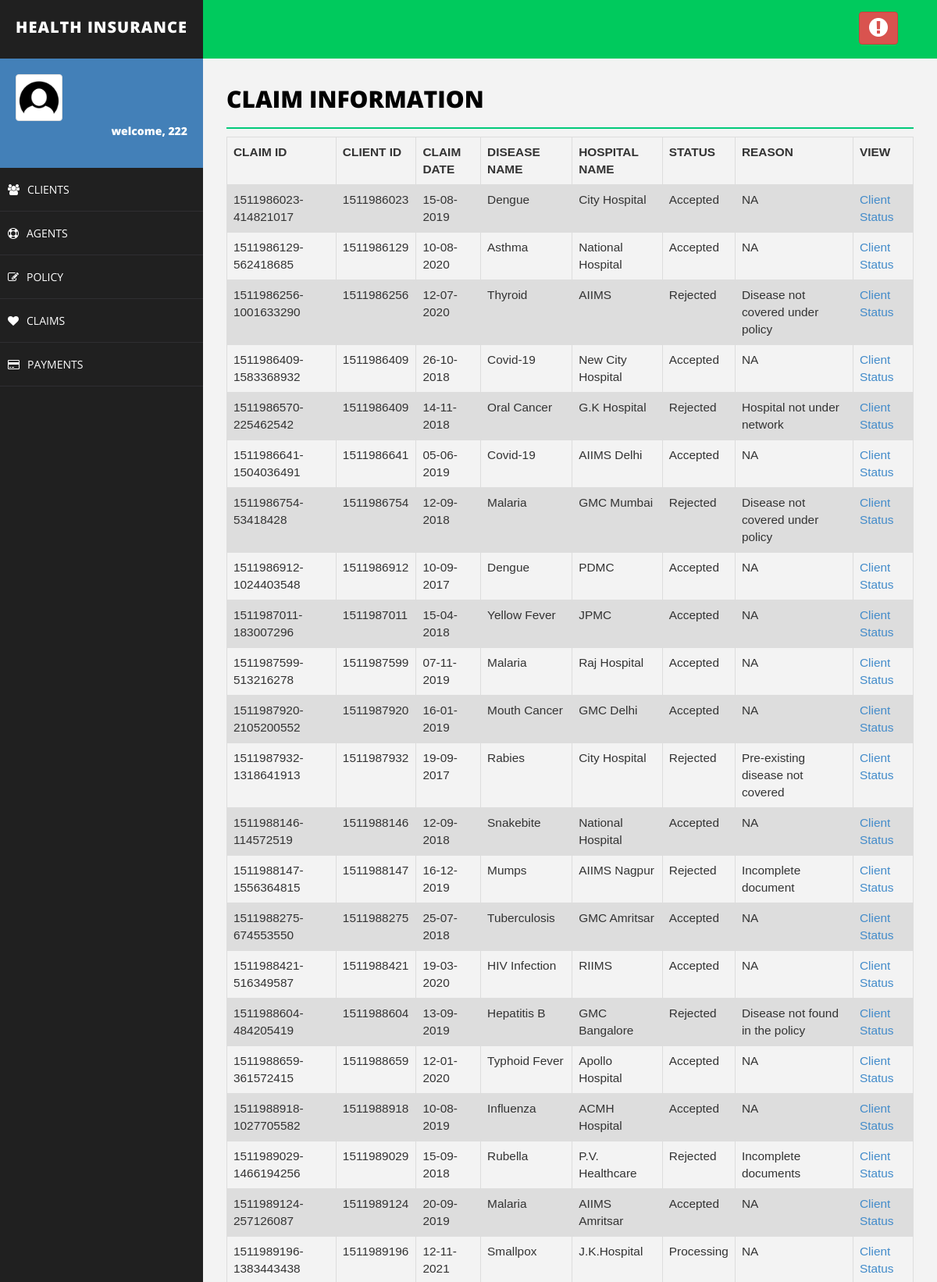
Page /lims/claim.php (signed in, upper part) on the committed database.
### tables this page shows
CREATE TABLE `claims` (
  `claim_id` varchar(200) NOT NULL,
  `claim_date` varchar(50) NOT NULL,
  `client_id` varchar(100) NOT NULL,
  `disease_name` varchar(200) NOT NULL,
  `hospital_name` varchar(200) NOT NULL,
  `status` varchar(20) NOT NULL,
  `reason` varchar(200) NOT NULL
);

### lims/claim.php (the view, shortened to what this page needs)
<!DOCTYPE html>
<html>
<head>
    <link href="assets/css/bootstrap.css" rel="stylesheet" />
    <link href="assets/css/font-awesome.css" rel="stylesheet" />
    <link href="assets/css/basic.css" rel="stylesheet" />
    <link href="assets/css/custom.css" rel="stylesheet" />
</head>
<body>
<?php include 'header.php';
?>
        <div id="page-wrapper">
                <div class="row">
                    <div class="col-md-12">
                        <h1 class="page-head-line">Claim Information
						</h1>
                    </div>
                </div>
<?php
include'connection.php';
	$sql = "SELECT * FROM claims";
	$result = $conn->query($sql);
	echo "<table class=\"table\">\n";
    echo "  <tr>\n";
	echo "    <th>CLAIM ID</th>\n";
    echo "    <th>CLIENT ID</th>\n";
	echo "    <th>CLAIM DATE</th>\n";
    echo "    <th>DISEASE NAME</th>\n";
	echo "    <th>HOSPITAL NAME</th>\n";;
    echo "    <th>STATUS</th>\n";
    echo "    <th>REASON</th>\n";
    echo "    <th>VIEW</th>\n";
    echo "  </tr>";
	if ($result->num_rows > 0) {
	while($row = $result->fetch_assoc()) {
		echo "<tr>\n";
		echo "    <td>".$row["claim_id"]."</td>\n";
		echo "    <td>".$row["client_id"]."</td>\n";
		echo "    <td>".$row["claim_date"]."</td>\n";
		echo "    <td>".$row["disease_name"]."</td>\n";
		echo "    <td>".$row["hospital_name"]."</td>\n";
		echo "    <td>".$row["status"]."</td>\n";
		echo "    <td>".$row["reason"]."</td>\n";
		echo "    <td>"."<a href='clientStatus.php?client_id=".$row["client_id"]. "'>Client Status</a>"."</td>\n";
	}
	echo "</table>\n";
	echo "</body>\n";
	echo "</html>";
	} else {
    echo "0 results";
}
?>
</body>
</html>

### lims/assets/css/basic.css (style rules this page uses)
body { font-family: 'Open Sans', sans-serif; line-height:25px; }
#page-wrapper { padding: 15px 15px; min-height: 600px; background: #F3F3F3; }
.page-head-line { font-size: 30px; text-transform: uppercase; color: #000; font-weight: 800; padding-bottom: 20px; border-bottom: 2px solid #00CA79; margin-bottom: 10px; }
@media (min-width:768px) { #page-wrapper { margin: 0 0 0 260px; padding: 15px 30px; min-height: 1200px; } }

### lims/claim.php (style rules this page uses)
table { font-family: arial, sans-serif; border-collapse: collapse; width: 100%; margin-left:0%; font-size:110%; }
td, th { border: 1px solid #dddddd; text-align: left; padding: 8px; }
tr:nth-child(even) { background-color: #dddddd; }

### rows in the picture
claims: claim_id "1511986023-414821017", client "1511986023", claim_date "15-08-2019", disease_name "Dengue", hospital_name "City Hospital", status "Accepted", reason "NA"
claims: claim_id "1511986129-562418685", client "1511986129", claim_date "10-08-2020", disease_name "Asthma", hospital_name "National Hospital", status "Accepted", reason "NA"
claims: claim_id "1511986256-1001633290", client "1511986256", claim_date "12-07-2020", disease_name "Thyroid", hospital_name "AIIMS", status "Rejected", reason "Disease not covered under policy"
claims: claim_id "1511986409-1583368932", client "1511986409", claim_date "26-10-2018", disease_name "Covid-19", hospital_name "New City Hospital", status "Accepted", reason "NA"
claims: claim_id "1511986570-225462542", client "1511986409", claim_date "14-11-2018", disease_name "Oral Cancer", hospital_name "G.K Hospital", status "Rejected", reason "Hospital not under network"
claims: claim_id "1511986641-1504036491", client "1511986641", claim_date "05-06-2019", disease_name "Covid-19", hospital_name "AIIMS Delhi", status "Accepted", reason "NA"
claims: claim_id "1511986754-53418428", client "1511986754", claim_date "12-09-2018", disease_name "Malaria", hospital_name "GMC Mumbai", status "Rejected", reason "Disease not covered under policy"
claims: claim_id "1511986912-1024403548", client "1511986912", claim_date "10-09-2017", disease_name "Dengue", hospital_name "PDMC", status "Accepted", reason "NA"
claims: claim_id "1511987011-183007296", client "1511987011", claim_date "15-04-2018", disease_name "Yellow Fever", hospital_name "JPMC", status "Accepted", reason "NA"
claims: claim_id "1511987599-513216278", client "1511987599", claim_date "07-11-2019", disease_name "Malaria", hospital_name "Raj Hospital", status "Accepted", reason "NA"
claims: claim_id "1511987920-2105200552", client "1511987920", claim_date "16-01-2019", disease_name "Mouth Cancer", hospital_name "GMC Delhi", status "Accepted", reason "NA"
claims: claim_id "1511987932-1318641913", client "1511987932", claim_date "19-09-2017", disease_name "Rabies", hospital_name "City Hospital", status "Rejected", reason "Pre-existing disease not covered"
claims: claim_id "1511988146-114572519", client "1511988146", claim_date "12-09-2018", disease_name "Snakebite", hospital_name "National Hospital", status "Accepted", reason "NA"
claims: claim_id "1511988147-1556364815", client "1511988147", claim_date "16-12-2019", disease_name "Mumps", hospital_name "AIIMS Nagpur", status "Rejected", reason "Incomplete document"
claims: claim_id "1511988275-674553550", client "1511988275", claim_date "25-07-2018", disease_name "Tuberculosis", hospital_name "GMC Amritsar", status "Accepted", reason "NA"
claims: claim_id "1511988421-516349587", client "1511988421", claim_date "19-03-2020", disease_name "HIV Infection", hospital_name "RIIMS", status "Accepted", reason "NA"
claims: claim_id "1511988604-484205419", client "1511988604", claim_date "13-09-2019", disease_name "Hepatitis B", hospital_name "GMC Bangalore", status "Rejected", reason "Disease not found in the policy"
claims: claim_id "1511988659-361572415", client "1511988659", claim_date "12-01-2020", disease_name "Typhoid Fever", hospital_name "Apollo Hospital", status "Accepted", reason "NA"
claims: claim_id "1511988918-1027705582", client "1511988918", claim_date "10-08-2019", disease_name "Influenza", hospital_name "ACMH Hospital", status "Accepted", reason "NA"
claims: claim_id "1511989029-1466194256", client "1511989029", claim_date "15-09-2018", disease_name "Rubella", hospital_name "P.V. Healthcare", status "Rejected", reason "Incomplete documents"
claims: claim_id "1511989124-257126087", client "1511989124", claim_date "20-09-2019", disease_name "Malaria", hospital_name "AIIMS Amritsar", status "Accepted", reason "NA"
claims: claim_id "1511989196-1383443438", client "1511989196", claim_date "12-11-2021", disease_name "Smallpox", hospital_name "J.K.Hospital", status "Processing", reason "NA"

### other values in the picture
$_SESSION["username"] "222"
